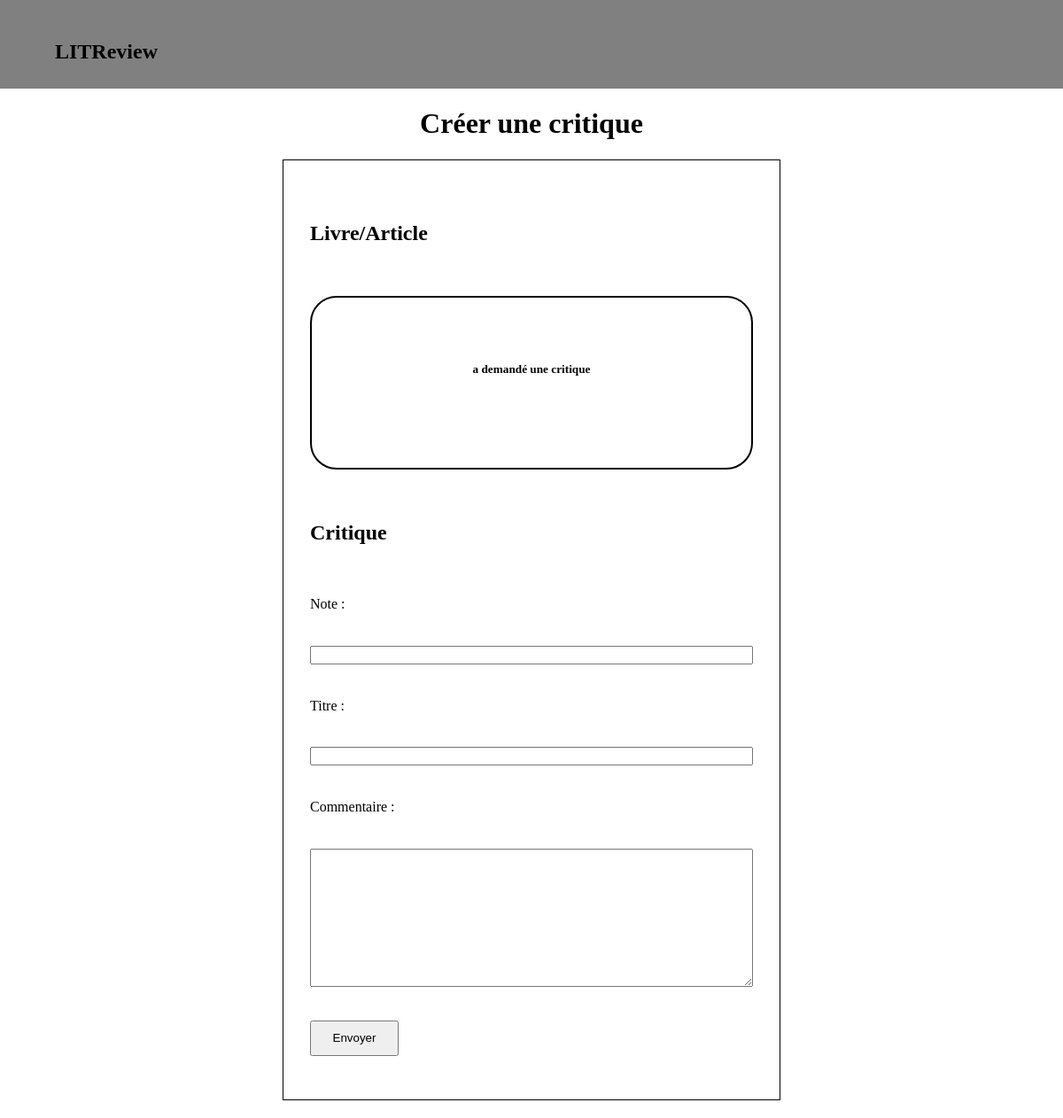
The page /create_review/22 on the database as committed earlier.
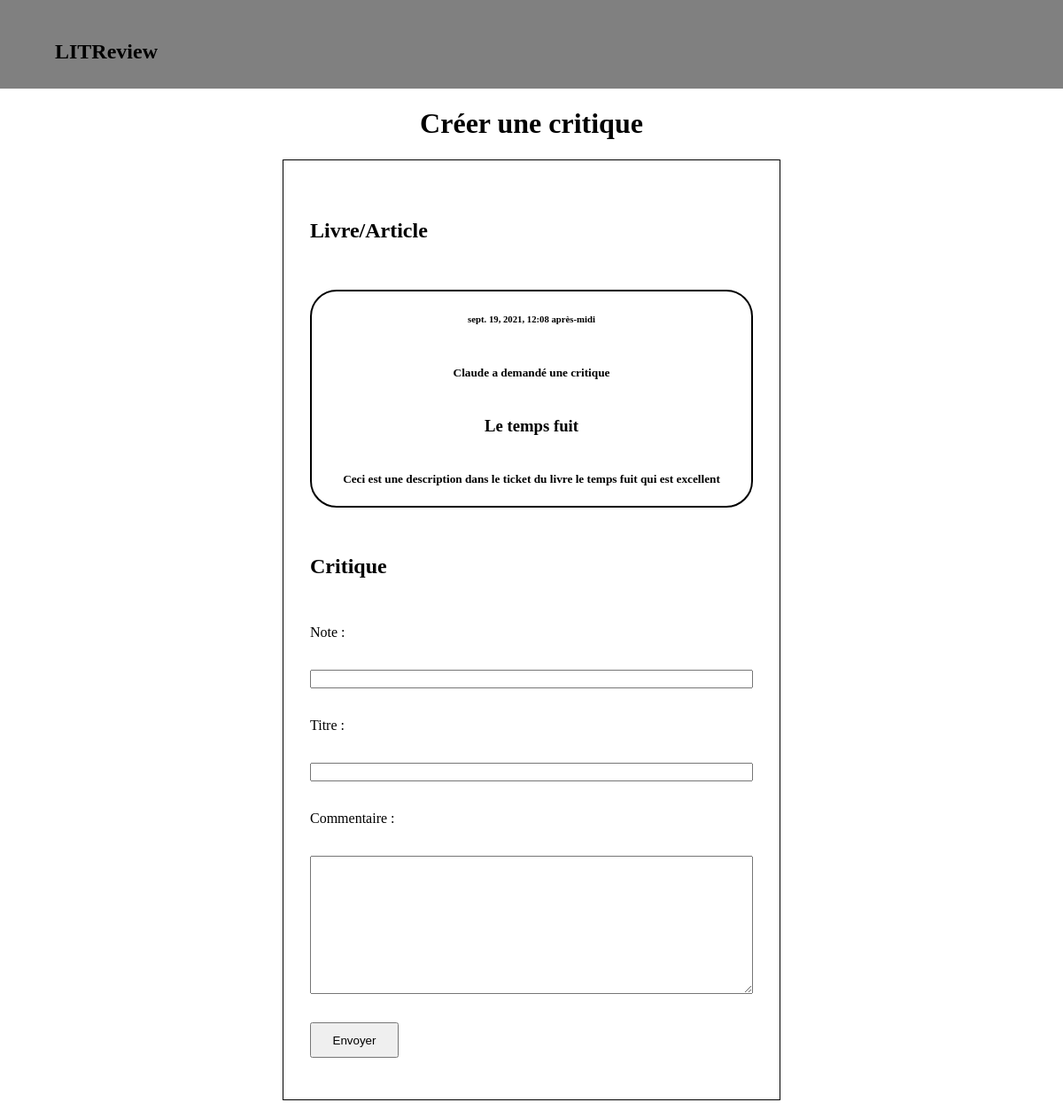
The same page on the database as committed later.
### posts/models.py (models this page shows, shortened)
class Ticket(models.Model):
    title = models.CharField(max_length=128)
    description = models.TextField(max_length=2048,blank=True)
    user = models.ForeignKey(to=settings.AUTH_USER_MODEL,on_delete=models.CASCADE)
    image = models.ImageField(null=True,blank=True)
    time_created = models.DateTimeField(auto_now_add=True)

### posts/views.py (the view, shortened to what this page needs)
# urls.py: path('create_review/',views.Review_form,name='create review'),
def Review_form(request,ticket=None):
    try:
        ticket = Ticket.objects.filter(id=ticket)[0]
    except:
        pass
    form_ticket = BookArticle()
    form_review = ReviewForm()
    return render(request,"posts/review_create.html",{"ticket_form":form_ticket,"review_form":form_review, "ticket":ticket})

### posts/forms.py
class BookArticle(forms.ModelForm):
    class Meta:
        model = Ticket
        exclude = ['user']
        labels = {
            "title": "Titre",
            "description" : "Description",
        }

class ReviewForm(forms.ModelForm):
    class Meta:
        model = Review
        exclude = ['user','ticket']
        labels = {
            "headline": "Titre",
            "rating" : "Note",
            "body" : "Commentaire"
        }
        widgets = {"body": forms.Textarea()}

### posts/templates/posts/review_create.html (shortened to what this page needs)
{% extends 'base.html' %}
{% load static %}
{% block title %}
    <h1>Créer une critique</h1>
{% endblock %}
{% block content %}
<link rel="stylesheet" href="{% static 'css/review_create.css' %}">
<div id="two_forms">
    <form method="POST" class="formulaire">
        <h2>Livre/Article</h2>
        {% if ticket %}
        <article>
            <h6>{{ ticket.time_created }}</h6>
            {% if user.username == ticket.user.username %}
            <h5>Vous avez publié un ticket</h5>
            <h3>{{ ticket.title}}</h3>
            <h5>{{ ticket.description }}</h5>
            {% else %}
            <h5>{{ ticket.user }} a demandé une critique</h5>
            <h3>{{ ticket.title}}</h3>
            <h5>{{ ticket.description }}</h5>
            {% endif %}
        </article>
        {% else %}
        {{ ticket_form }}
        {% endif %}
    <h2>Critique</h2>
        {{ review_form }}
        <div id="button">
            <input type="submit" value="Envoyer" id="submit_button">
        </div>
    </form>
</div>
{% endblock %}

Rows that differ between the two databases and show on the page:
added Ticket: time_created "sept. 19, 2021, 12:08 après-midi", user "Claude", title "Le temps fuit", description "Ceci est une description dans le ticket du livre le temps fuit qui est excellent"
